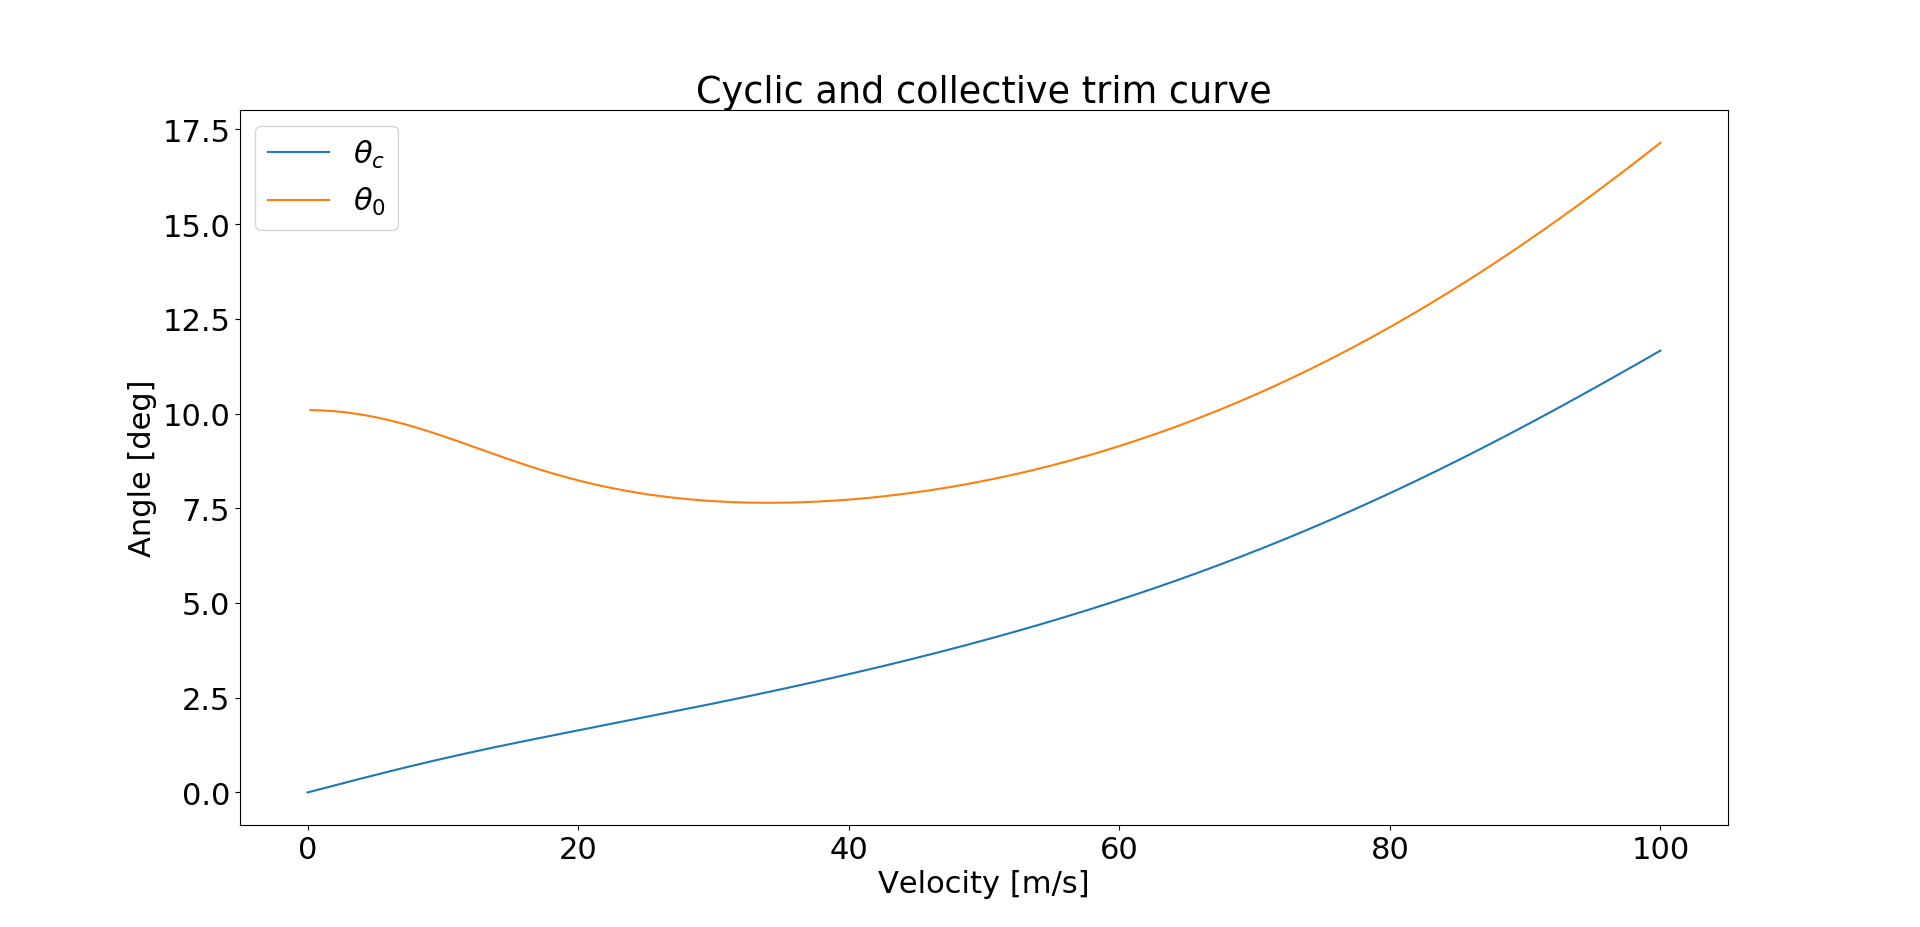

Write the Python code that produced this figure.
import numpy as np
import matplotlib.pyplot as plt
from scipy.optimize import fsolve
plt.rcParams.update({'font.size': 16})
"""
Constants
"""
Vtip = 218
R = 11.94/2
Omega = Vtip/R
rho = 1.225
CDS = 1.5
m = 4300
g = 9.80665
sigma = 0.075
cla = 5.7

V_min = 0
V_max = 100      #Determine from assignment 2!
N = 500         

V_array = np.linspace(V_min,V_max,N)
theta_c = np.zeros((len(V_array)))
theta_0 = np.zeros((len(V_array)))
lambdda_i = np.zeros((len(V_array)))

Ct_init = 0

for i in range(len(V_array)):
    V = V_array[i]
    mu = V/(Omega*R)
    D = 0.5*rho*CDS*V**2
    W = m*g
    T = np.sqrt(D**2 + W**2)

    lambda_i = T/(2*m*Omega*R)
    CT = T/(rho*np.pi*R**2*(Omega*R)**2)
   
    def F(lambda_i):
        return CT - 2*lambda_i*np.sqrt((V*np.cos(D/W)/(Omega*R))**2 + (V*np.sin(D/W)/(Omega*R) + lambda_i)**2)

    lambda_i = fsolve(F,[0])[0]

    Ct = 2*lambda_i*np.sqrt((V*np.cos(D/W)/(Omega*R))**2 + (V*np.sin(D/W)/(Omega*R) + lambda_i)**2)

    A = np.matrix([[1+1.5*mu**2, -8*mu/3],[-mu, 2/3 + mu**2]])
    b = np.array([[-2*mu**2*(D/W) - 2*mu*lambda_i],[((4*Ct)/(sigma*cla)) + mu*(D/W) + lambda_i]])

    x = np.linalg.solve(A,b)

    theta_c[i] = x[0][0]
    theta_0[i] = x[1][0]
    lambdda_i[i] = lambda_i

plotting = True
if plotting == True:
    plt.plot(V_array,180/np.pi * theta_c,label=r'$\theta_c$')
    plt.plot(V_array[1:],180/np.pi * theta_0[1:],label=r'$\theta_0$')
    #plt.plot(V_array,lambdda_i,label='lambda')
    plt.xlabel('Velocity [m/s]')
    plt.ylabel('Angle [deg]')
    plt.title('Cyclic and collective trim curve')
    plt.legend()
    plt.show()


def trimconditions(V):
    mu = V/(Omega*R)
    D = 0.5*rho*CDS*V**2
    W = m*g
    T = np.sqrt(D**2 + W**2)
    lambda_i = T/(2*m*Omega*R)
    CT = T/(rho*np.pi*R**2*(Omega*R)**2)

    def F(lambda_i):
        return CT - 2*lambda_i*np.sqrt((V*np.cos(D/W)/(Omega*R))**2 + (V*np.sin(D/W)/(Omega*R) + lambda_i)**2)

    lambda_i = fsolve(F,[0])[0]

    Ct = 2*lambda_i*np.sqrt((V*np.cos(D/W)/(Omega*R))**2 + (V*np.sin(D/W)/(Omega*R) + lambda_i)**2)

    A = np.matrix([[1+1.5*mu**2, -8*mu/3],[-mu, 2/3 + mu**2]])
    b = np.array([[-2*mu**2*(D/W) - 2*mu*lambda_i],[((4*Ct)/(sigma*cla)) + mu*(D/W) + lambda_i]])

    x = np.linalg.solve(A,b)
    
    theta_c = x[0][0]
    theta_0 = x[1][0]
    
    return theta_c, theta_0

def knotstomps(knots):
    mps = 0.514*knots
    return mps

def mpstoknots(mps):
    knots = 1.94*mps
    return knots
